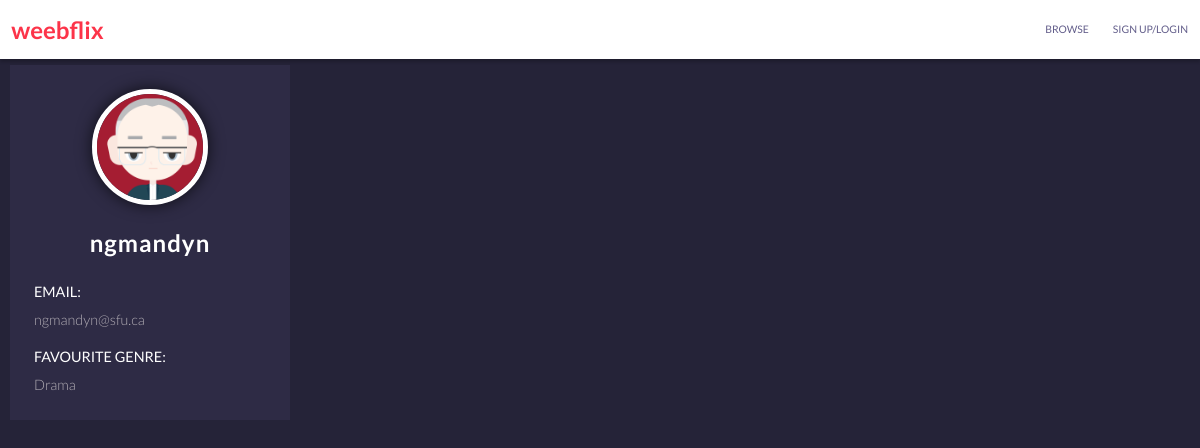
/user.php?id=ngmandyn, run on the app's committed database.
### tables this page shows
CREATE TABLE `users` (
  `email` varchar(255) NOT NULL,
  `user_id` varchar(24) DEFAULT NULL,
  `hashed_password` varchar(255) DEFAULT NULL,
  `fav_genre` varchar(50) NOT NULL,
  `profile_img` varchar(255) DEFAULT NULL
);

### helper/functions.php (the view, shortened to what this page needs)
<?php
  function display_userprofile($username, $email, $fav_genre, $profile_img) {
    echo "<div class='col-3of12'>";
    echo "<div class='info'>";
    echo "<img class='img-center profile-img' src='$profile_img'>";
    echo "<h2 class='text-center username-text'>$username</h2>";
    echo "<h4>email:</h4>";
    echo "<p>$email</p>";
    echo "<h4>favourite genre:</h4>";
    echo "<p> $fav_genre</p>";
    echo "</div>";
    echo "</div>";
    echo "<div class='col-9of12'>";
    echo "</div>";
  }
?>

### user.php (shortened to what this page needs)
<?php
  require('helper/functions.php');
  require('helper/header.php');
  if (isset($_GET['id']) && check_username_list($_GET['id'], $db)) {
    $username = trim($_GET['id']);
  } else {
    echo "Oops! We couldn't find that user.";
    exit;
  }
  $profile_query = "SELECT email, fav_genre, profile_img "
                 . "FROM users "
                 . "WHERE user_id = ?";
  $profile_stmt = $db->prepare($profile_query);
  $profile_stmt->bind_param('s', $username);
  $profile_stmt->execute();
  $profile_stmt->bind_result($email, $fav_genre, $profile_img);
  echo "<div class='container'>";
  while ($profile_stmt->fetch()) {
    display_userprofile($username, $email, $fav_genre, $profile_img);
  }
  echo "</div>";
?>

### css/main.css (style rules this page uses)
body { background:#252338; font-family: 'Lato', sans-serif; margin:0px; }
* { box-sizing: border-box; -webkit-box-sizing: border-box; -moz-box-sizing: border-box; }
[class*="col-"] { display:block; float: left; padding: 15px; }
h2 { letter-spacing: 1px; text-transform: uppercase; color:#FFFFFF; }
h4 { text-transform: uppercase; color:#FFFFFF; font-size:1rem; font-weight:200; }
p { color:#b1acb4; font-size:0.9rem; font-weight:300; }
.col-3of12 { width:25%; }
.col-9of12 { width:75%; }
@media (min-width:30em) { [class*="col-"] { display:block; float: left; padding: 5px; } }
@media (min-width:30em) { .col-3of12 { width:25%; } }
@media (min-width:50em) { [class*="col-"] { display:block; float: left; padding: 10px; } }
@media (min-width:50em) { .col-3of12 { width:25%; } }
@media (min-width:75em) { [class*="col-"] { display:block; float: left; padding: 10px; } }
@media (min-width:75em) { .col-3of12 { width:25%; } }
.container { position:relative; display:block; max-width:75em; margin:auto; }
.img-center { display:block; margin:auto; width:50%; height:50%; }
.profile-img { border-radius:50%; box-shadow: 0rem 0rem 1rem rgba(0,0,0,0.7); border:5px solid #FFFFFF; }
.username-text { text-transform: none !important; }
.info { background:#2E2B45; color:#b1acb4; padding:1.5rem; line-height:1.5; }
.info h4 { margin: 1rem 0rem 0.4rem 0rem; text-transform: uppercase; font-size:0.9rem; color:#FFFFFF; font-weight:500; }
.info p { margin:0px; }
.text-center { text-align:center; }

### data on the page
users: profile_img (picture), email "ngmandyn@sfu.ca", fav_genre "Drama"
